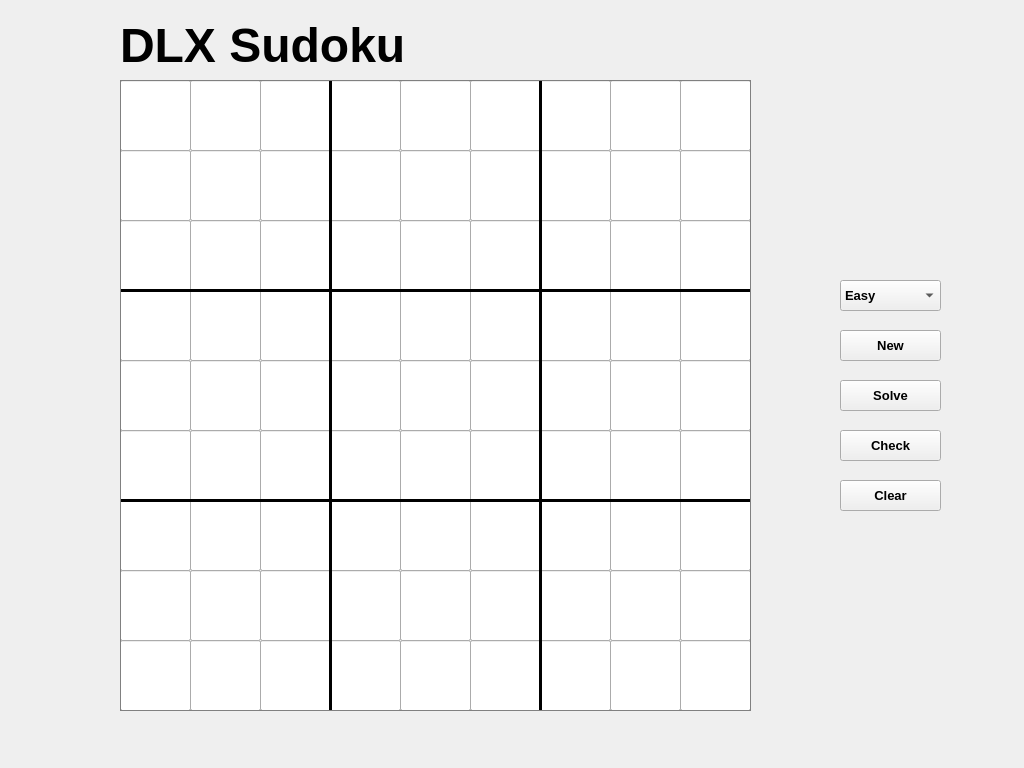
<?xml version="1.0" encoding="UTF-8"?>
<ui version="4.0">
 <class>MainWindow</class>
 <widget class="QMainWindow" name="MainWindow">
  <property name="geometry">
   <rect>
    <x>0</x>
    <y>0</y>
    <width>1024</width>
    <height>768</height>
   </rect>
  </property>
  <property name="minimumSize">
   <size>
    <width>1024</width>
    <height>768</height>
   </size>
  </property>
  <property name="maximumSize">
   <size>
    <width>1024</width>
    <height>768</height>
   </size>
  </property>
  <property name="font">
   <font>
    <family>Arial</family>
   </font>
  </property>
  <property name="windowTitle">
   <string>MainWindow</string>
  </property>
  <property name="tabShape">
   <enum>QTabWidget::Triangular</enum>
  </property>
  <widget class="QWidget" name="centralwidget">
   <widget class="QPushButton" name="newButton">
    <property name="geometry">
     <rect>
      <x>840</x>
      <y>330</y>
      <width>101</width>
      <height>31</height>
     </rect>
    </property>
    <property name="font">
     <font>
      <family>Arial</family>
      <pointsize>10</pointsize>
      <bold>true</bold>
     </font>
    </property>
    <property name="text">
     <string>New</string>
    </property>
   </widget>
   <widget class="QPushButton" name="solveButton">
    <property name="geometry">
     <rect>
      <x>840</x>
      <y>380</y>
      <width>101</width>
      <height>31</height>
     </rect>
    </property>
    <property name="font">
     <font>
      <family>Arial</family>
      <pointsize>10</pointsize>
      <bold>true</bold>
     </font>
    </property>
    <property name="text">
     <string>Solve</string>
    </property>
   </widget>
   <widget class="QPushButton" name="checkButton">
    <property name="geometry">
     <rect>
      <x>840</x>
      <y>430</y>
      <width>101</width>
      <height>31</height>
     </rect>
    </property>
    <property name="font">
     <font>
      <family>Arial</family>
      <pointsize>10</pointsize>
      <bold>true</bold>
     </font>
    </property>
    <property name="text">
     <string>Check</string>
    </property>
   </widget>
   <widget class="QComboBox" name="difficultyBox">
    <property name="geometry">
     <rect>
      <x>840</x>
      <y>280</y>
      <width>101</width>
      <height>31</height>
     </rect>
    </property>
    <property name="font">
     <font>
      <family>Arial</family>
      <pointsize>10</pointsize>
      <bold>true</bold>
     </font>
    </property>
    <item>
     <property name="text">
      <string>Easy</string>
     </property>
    </item>
    <item>
     <property name="text">
      <string>Medium</string>
     </property>
    </item>
    <item>
     <property name="text">
      <string>Hard</string>
     </property>
    </item>
    <item>
     <property name="text">
      <string>Very Hard</string>
     </property>
    </item>
   </widget>
   <widget class="QLabel" name="label">
    <property name="geometry">
     <rect>
      <x>120</x>
      <y>20</y>
      <width>291</width>
      <height>51</height>
     </rect>
    </property>
    <property name="font">
     <font>
      <family>Arial</family>
      <pointsize>36</pointsize>
      <bold>true</bold>
     </font>
    </property>
    <property name="styleSheet">
     <string notr="true"/>
    </property>
    <property name="text">
     <string>DLX Sudoku</string>
    </property>
   </widget>
   <widget class="QLineEdit" name="lineEdit_0">
    <property name="geometry">
     <rect>
      <x>120</x>
      <y>80</y>
      <width>71</width>
      <height>71</height>
     </rect>
    </property>
    <property name="text">
     <string/>
    </property>
   </widget>
   <widget class="QLineEdit" name="lineEdit_1">
    <property name="geometry">
     <rect>
      <x>190</x>
      <y>80</y>
      <width>71</width>
      <height>71</height>
     </rect>
    </property>
    <property name="text">
     <string/>
    </property>
   </widget>
   <widget class="QLineEdit" name="lineEdit_80">
    <property name="geometry">
     <rect>
      <x>680</x>
      <y>640</y>
      <width>71</width>
      <height>71</height>
     </rect>
    </property>
    <property name="text">
     <string/>
    </property>
   </widget>
   <widget class="QLineEdit" name="lineEdit_2">
    <property name="geometry">
     <rect>
      <x>260</x>
      <y>80</y>
      <width>71</width>
      <height>71</height>
     </rect>
    </property>
    <property name="text">
     <string/>
    </property>
   </widget>
   <widget class="QLineEdit" name="lineEdit_3">
    <property name="geometry">
     <rect>
      <x>330</x>
      <y>80</y>
      <width>71</width>
      <height>71</height>
     </rect>
    </property>
    <property name="text">
     <string/>
    </property>
   </widget>
   <widget class="QLineEdit" name="lineEdit_4">
    <property name="geometry">
     <rect>
      <x>400</x>
      <y>80</y>
      <width>71</width>
      <height>71</height>
     </rect>
    </property>
    <property name="text">
     <string/>
    </property>
   </widget>
   <widget class="QLineEdit" name="lineEdit_5">
    <property name="geometry">
     <rect>
      <x>470</x>
      <y>80</y>
      <width>71</width>
      <height>71</height>
     </rect>
    </property>
    <property name="text">
     <string/>
    </property>
   </widget>
   <widget class="QLineEdit" name="lineEdit_6">
    <property name="geometry">
     <rect>
      <x>540</x>
      <y>80</y>
      <width>71</width>
      <height>71</height>
     </rect>
    </property>
    <property name="text">
     <string/>
    </property>
   </widget>
   <widget class="QLineEdit" name="lineEdit_7">
    <property name="geometry">
     <rect>
      <x>610</x>
      <y>80</y>
      <width>71</width>
      <height>71</height>
     </rect>
    </property>
    <property name="text">
     <string/>
    </property>
   </widget>
   <widget class="QLineEdit" name="lineEdit_8">
    <property name="geometry">
     <rect>
      <x>680</x>
      <y>80</y>
      <width>71</width>
      <height>71</height>
     </rect>
    </property>
    <property name="text">
     <string/>
    </property>
   </widget>
   <widget class="QLineEdit" name="lineEdit_9">
    <property name="geometry">
     <rect>
      <x>120</x>
      <y>150</y>
      <width>71</width>
      <height>71</height>
     </rect>
    </property>
    <property name="text">
     <string/>
    </property>
   </widget>
   <widget class="QLineEdit" name="lineEdit_10">
    <property name="geometry">
     <rect>
      <x>190</x>
      <y>150</y>
      <width>71</width>
      <height>71</height>
     </rect>
    </property>
    <property name="text">
     <string/>
    </property>
   </widget>
   <widget class="QLineEdit" name="lineEdit_11">
    <property name="geometry">
     <rect>
      <x>260</x>
      <y>150</y>
      <width>71</width>
      <height>71</height>
     </rect>
    </property>
    <property name="text">
     <string/>
    </property>
   </widget>
   <widget class="QLineEdit" name="lineEdit_12">
    <property name="geometry">
     <rect>
      <x>330</x>
      <y>150</y>
      <width>71</width>
      <height>71</height>
     </rect>
    </property>
    <property name="text">
     <string/>
    </property>
   </widget>
   <widget class="QLineEdit" name="lineEdit_13">
    <property name="geometry">
     <rect>
      <x>400</x>
      <y>150</y>
      <width>71</width>
      <height>71</height>
     </rect>
    </property>
    <property name="text">
     <string/>
    </property>
   </widget>
   <widget class="QLineEdit" name="lineEdit_14">
    <property name="geometry">
     <rect>
      <x>470</x>
      <y>150</y>
      <width>71</width>
      <height>71</height>
     </rect>
    </property>
    <property name="text">
     <string/>
    </property>
   </widget>
   <widget class="QLineEdit" name="lineEdit_15">
    <property name="geometry">
     <rect>
      <x>540</x>
      <y>150</y>
      <width>71</width>
      <height>71</height>
     </rect>
    </property>
    <property name="text">
     <string/>
    </property>
   </widget>
   <widget class="QLineEdit" name="lineEdit_16">
    <property name="geometry">
     <rect>
      <x>610</x>
      <y>150</y>
      <width>71</width>
      <height>71</height>
     </rect>
    </property>
    <property name="text">
     <string/>
    </property>
   </widget>
   <widget class="QLineEdit" name="lineEdit_17">
    <property name="geometry">
     <rect>
      <x>680</x>
      <y>150</y>
      <width>71</width>
      <height>71</height>
     </rect>
    </property>
    <property name="text">
     <string/>
    </property>
   </widget>
   <widget class="QLineEdit" name="lineEdit_18">
    <property name="geometry">
     <rect>
      <x>120</x>
      <y>220</y>
      <width>71</width>
      <height>71</height>
     </rect>
    </property>
    <property name="text">
     <string/>
    </property>
   </widget>
   <widget class="QLineEdit" name="lineEdit_19">
    <property name="geometry">
     <rect>
      <x>190</x>
      <y>220</y>
      <width>71</width>
      <height>71</height>
     </rect>
    </property>
    <property name="text">
     <string/>
    </property>
   </widget>
   <widget class="QLineEdit" name="lineEdit_20">
    <property name="geometry">
     <rect>
      <x>260</x>
      <y>220</y>
      <width>71</width>
      <height>71</height>
     </rect>
    </property>
    <property name="text">
     <string/>
    </property>
   </widget>
   <widget class="QLineEdit" name="lineEdit_21">
    <property name="geometry">
     <rect>
      <x>330</x>
      <y>220</y>
      <width>71</width>
      <height>71</height>
     </rect>
    </property>
    <property name="text">
     <string/>
    </property>
   </widget>
   <widget class="QLineEdit" name="lineEdit_22">
    <property name="geometry">
     <rect>
      <x>400</x>
      <y>220</y>
      <width>71</width>
      <height>71</height>
     </rect>
    </property>
    <property name="text">
     <string/>
    </property>
   </widget>
   <widget class="QLineEdit" name="lineEdit_23">
    <property name="geometry">
     <rect>
      <x>470</x>
      <y>220</y>
      <width>71</width>
      <height>71</height>
     </rect>
    </property>
    <property name="text">
     <string/>
    </property>
   </widget>
   <widget class="QLineEdit" name="lineEdit_24">
    <property name="geometry">
     <rect>
      <x>540</x>
      <y>220</y>
      <width>71</width>
      <height>71</height>
     </rect>
    </property>
    <property name="text">
     <string/>
    </property>
   </widget>
   <widget class="QLineEdit" name="lineEdit_25">
    <property name="geometry">
     <rect>
      <x>610</x>
      <y>220</y>
      <width>71</width>
      <height>71</height>
     </rect>
    </property>
    <property name="text">
     <string/>
    </property>
   </widget>
   <widget class="QLineEdit" name="lineEdit_26">
    <property name="geometry">
     <rect>
      <x>680</x>
      <y>220</y>
      <width>71</width>
      <height>71</height>
     </rect>
    </property>
    <property name="text">
     <string/>
    </property>
   </widget>
   <widget class="QLineEdit" name="lineEdit_27">
    <property name="geometry">
     <rect>
      <x>120</x>
      <y>290</y>
      <width>71</width>
      <height>71</height>
     </rect>
    </property>
    <property name="text">
     <string/>
    </property>
   </widget>
   <widget class="QLineEdit" name="lineEdit_28">
    <property name="geometry">
     <rect>
      <x>190</x>
      <y>290</y>
      <width>71</width>
      <height>71</height>
     </rect>
    </property>
    <property name="text">
     <string/>
    </property>
   </widget>
   <widget class="QLineEdit" name="lineEdit_29">
    <property name="geometry">
     <rect>
      <x>260</x>
      <y>290</y>
      <width>71</width>
      <height>71</height>
     </rect>
    </property>
    <property name="text">
     <string/>
    </property>
   </widget>
   <widget class="QLineEdit" name="lineEdit_30">
    <property name="geometry">
     <rect>
      <x>330</x>
      <y>290</y>
      <width>71</width>
      <height>71</height>
     </rect>
    </property>
    <property name="text">
     <string/>
    </property>
   </widget>
   <widget class="QLineEdit" name="lineEdit_31">
    <property name="geometry">
     <rect>
      <x>400</x>
      <y>290</y>
      <width>71</width>
      <height>71</height>
     </rect>
    </property>
    <property name="text">
     <string/>
    </property>
   </widget>
   <widget class="QLineEdit" name="lineEdit_32">
    <property name="geometry">
     <rect>
      <x>470</x>
      <y>290</y>
      <width>71</width>
      <height>71</height>
     </rect>
    </property>
    <property name="text">
     <string/>
    </property>
   </widget>
   <widget class="QLineEdit" name="lineEdit_33">
    <property name="geometry">
     <rect>
      <x>540</x>
      <y>290</y>
      <width>71</width>
      <height>71</height>
     </rect>
    </property>
    <property name="text">
     <string/>
    </property>
   </widget>
   <widget class="QLineEdit" name="lineEdit_34">
    <property name="geometry">
     <rect>
      <x>610</x>
      <y>290</y>
      <width>71</width>
      <height>71</height>
     </rect>
    </property>
    <property name="text">
     <string/>
    </property>
   </widget>
   <widget class="QLineEdit" name="lineEdit_35">
    <property name="geometry">
     <rect>
      <x>680</x>
      <y>290</y>
      <width>71</width>
      <height>71</height>
     </rect>
    </property>
    <property name="text">
     <string/>
    </property>
   </widget>
   <widget class="QLineEdit" name="lineEdit_36">
    <property name="geometry">
     <rect>
      <x>120</x>
      <y>360</y>
      <width>71</width>
      <height>71</height>
     </rect>
    </property>
    <property name="text">
     <string/>
    </property>
   </widget>
   <widget class="QLineEdit" name="lineEdit_37">
    <property name="geometry">
     <rect>
      <x>190</x>
      <y>360</y>
      <width>71</width>
      <height>71</height>
     </rect>
    </property>
    <property name="text">
     <string/>
    </property>
   </widget>
   <widget class="QLineEdit" name="lineEdit_38">
    <property name="geometry">
     <rect>
      <x>260</x>
      <y>360</y>
      <width>71</width>
      <height>71</height>
     </rect>
    </property>
    <property name="text">
     <string/>
    </property>
   </widget>
   <widget class="QLineEdit" name="lineEdit_39">
    <property name="geometry">
     <rect>
      <x>330</x>
      <y>360</y>
      <width>71</width>
      <height>71</height>
     </rect>
    </property>
    <property name="text">
     <string/>
    </property>
   </widget>
   <widget class="QLineEdit" name="lineEdit_40">
    <property name="geometry">
     <rect>
      <x>400</x>
      <y>360</y>
      <width>71</width>
      <height>71</height>
     </rect>
    </property>
    <property name="text">
     <string/>
    </property>
   </widget>
   <widget class="QLineEdit" name="lineEdit_41">
    <property name="geometry">
     <rect>
      <x>470</x>
      <y>360</y>
      <width>71</width>
      <height>71</height>
     </rect>
    </property>
    <property name="text">
     <string/>
    </property>
   </widget>
   <widget class="QLineEdit" name="lineEdit_42">
    <property name="geometry">
     <rect>
      <x>540</x>
      <y>360</y>
      <width>71</width>
      <height>71</height>
     </rect>
    </property>
    <property name="text">
     <string/>
    </property>
   </widget>
   <widget class="QLineEdit" name="lineEdit_43">
    <property name="geometry">
     <rect>
      <x>610</x>
      <y>360</y>
      <width>71</width>
      <height>71</height>
     </rect>
    </property>
    <property name="text">
     <string/>
    </property>
   </widget>
   <widget class="QLineEdit" name="lineEdit_44">
    <property name="geometry">
     <rect>
      <x>680</x>
      <y>360</y>
      <width>71</width>
      <height>71</height>
     </rect>
    </property>
    <property name="text">
     <string/>
    </property>
   </widget>
   <widget class="QLineEdit" name="lineEdit_45">
    <property name="geometry">
     <rect>
      <x>120</x>
      <y>430</y>
      <width>71</width>
      <height>71</height>
     </rect>
    </property>
    <property name="text">
     <string/>
    </property>
   </widget>
   <widget class="QLineEdit" name="lineEdit_46">
    <property name="geometry">
     <rect>
      <x>190</x>
      <y>430</y>
      <width>71</width>
      <height>71</height>
     </rect>
    </property>
    <property name="text">
     <string/>
    </property>
   </widget>
   <widget class="QLineEdit" name="lineEdit_47">
    <property name="geometry">
     <rect>
      <x>260</x>
      <y>430</y>
      <width>71</width>
      <height>71</height>
     </rect>
    </property>
    <property name="text">
     <string/>
    </property>
   </widget>
   <widget class="QLineEdit" name="lineEdit_48">
    <property name="geometry">
     <rect>
      <x>330</x>
      <y>430</y>
      <width>71</width>
      <height>71</height>
     </rect>
    </property>
    <property name="text">
     <string/>
    </property>
   </widget>
   <widget class="QLineEdit" name="lineEdit_49">
    <property name="geometry">
     <rect>
      <x>400</x>
      <y>430</y>
      <width>71</width>
      <height>71</height>
     </rect>
    </property>
    <property name="text">
     <string/>
    </property>
   </widget>
   <widget class="QLineEdit" name="lineEdit_50">
    <property name="geometry">
     <rect>
      <x>470</x>
      <y>430</y>
      <width>71</width>
      <height>71</height>
     </rect>
    </property>
    <property name="text">
     <string/>
    </property>
   </widget>
   <widget class="QLineEdit" name="lineEdit_51">
    <property name="geometry">
     <rect>
      <x>540</x>
      <y>430</y>
      <width>71</width>
      <height>71</height>
     </rect>
    </property>
    <property name="text">
     <string/>
    </property>
   </widget>
   <widget class="QLineEdit" name="lineEdit_52">
    <property name="geometry">
     <rect>
      <x>610</x>
      <y>430</y>
      <width>71</width>
      <height>71</height>
     </rect>
    </property>
    <property name="text">
     <string/>
    </property>
   </widget>
   <widget class="QLineEdit" name="lineEdit_53">
    <property name="geometry">
     <rect>
      <x>680</x>
      <y>430</y>
      <width>71</width>
      <height>71</height>
     </rect>
    </property>
    <property name="text">
     <string/>
    </property>
   </widget>
   <widget class="QLineEdit" name="lineEdit_54">
    <property name="geometry">
     <rect>
      <x>120</x>
      <y>500</y>
      <width>71</width>
      <height>71</height>
     </rect>
    </property>
    <property name="text">
     <string/>
    </property>
   </widget>
   <widget class="QLineEdit" name="lineEdit_55">
    <property name="geometry">
     <rect>
      <x>190</x>
      <y>500</y>
      <width>71</width>
      <height>71</height>
     </rect>
    </property>
    <property name="text">
     <string/>
    </property>
   </widget>
   <widget class="QLineEdit" name="lineEdit_56">
    <property name="geometry">
     <rect>
      <x>260</x>
      <y>500</y>
      <width>71</width>
      <height>71</height>
     </rect>
    </property>
    <property name="text">
     <string/>
    </property>
   </widget>
   <widget class="QLineEdit" name="lineEdit_57">
    <property name="geometry">
     <rect>
      <x>330</x>
      <y>500</y>
      <width>71</width>
      <height>71</height>
     </rect>
    </property>
    <property name="text">
     <string/>
    </property>
   </widget>
   <widget class="QLineEdit" name="lineEdit_58">
    <property name="geometry">
     <rect>
      <x>400</x>
      <y>500</y>
      <width>71</width>
      <height>71</height>
     </rect>
    </property>
    <property name="text">
     <string/>
    </property>
   </widget>
   <widget class="QLineEdit" name="lineEdit_59">
    <property name="geometry">
     <rect>
      <x>470</x>
      <y>500</y>
      <width>71</width>
      <height>71</height>
     </rect>
    </property>
    <property name="text">
     <string/>
    </property>
   </widget>
   <widget class="QLineEdit" name="lineEdit_60">
    <property name="geometry">
     <rect>
      <x>540</x>
      <y>500</y>
      <width>71</width>
      <height>71</height>
     </rect>
    </property>
    <property name="text">
     <string/>
    </property>
   </widget>
   <widget class="QLineEdit" name="lineEdit_61">
    <property name="geometry">
     <rect>
      <x>610</x>
      <y>500</y>
      <width>71</width>
      <height>71</height>
     </rect>
    </property>
    <property name="text">
     <string/>
    </property>
   </widget>
   <widget class="QLineEdit" name="lineEdit_62">
    <property name="geometry">
     <rect>
      <x>680</x>
      <y>500</y>
      <width>71</width>
      <height>71</height>
     </rect>
    </property>
    <property name="text">
     <string/>
    </property>
   </widget>
   <widget class="QLineEdit" name="lineEdit_63">
    <property name="geometry">
     <rect>
      <x>120</x>
      <y>570</y>
      <width>71</width>
      <height>71</height>
     </rect>
    </property>
    <property name="text">
     <string/>
    </property>
   </widget>
   <widget class="QLineEdit" name="lineEdit_64">
    <property name="geometry">
     <rect>
      <x>190</x>
      <y>570</y>
      <width>71</width>
      <height>71</height>
     </rect>
    </property>
    <property name="text">
     <string/>
    </property>
   </widget>
   <widget class="QLineEdit" name="lineEdit_65">
    <property name="geometry">
     <rect>
      <x>260</x>
      <y>570</y>
      <width>71</width>
      <height>71</height>
     </rect>
    </property>
    <property name="text">
     <string/>
    </property>
   </widget>
   <widget class="QLineEdit" name="lineEdit_66">
    <property name="geometry">
     <rect>
      <x>330</x>
      <y>570</y>
      <width>71</width>
      <height>71</height>
     </rect>
    </property>
    <property name="text">
     <string/>
    </property>
   </widget>
   <widget class="QLineEdit" name="lineEdit_67">
    <property name="geometry">
     <rect>
      <x>400</x>
      <y>570</y>
      <width>71</width>
      <height>71</height>
     </rect>
    </property>
    <property name="text">
     <string/>
    </property>
   </widget>
   <widget class="QLineEdit" name="lineEdit_68">
    <property name="geometry">
     <rect>
      <x>470</x>
      <y>570</y>
      <width>71</width>
      <height>71</height>
     </rect>
    </property>
    <property name="text">
     <string/>
    </property>
   </widget>
   <widget class="QLineEdit" name="lineEdit_69">
    <property name="geometry">
     <rect>
      <x>540</x>
      <y>570</y>
      <width>71</width>
      <height>71</height>
     </rect>
    </property>
    <property name="text">
     <string/>
    </property>
   </widget>
   <widget class="QLineEdit" name="lineEdit_70">
    <property name="geometry">
     <rect>
      <x>610</x>
      <y>570</y>
      <width>71</width>
      <height>71</height>
     </rect>
    </property>
    <property name="text">
     <string/>
    </property>
   </widget>
   <widget class="QLineEdit" name="lineEdit_71">
    <property name="geometry">
     <rect>
      <x>680</x>
      <y>570</y>
      <width>71</width>
      <height>71</height>
     </rect>
    </property>
    <property name="text">
     <string/>
    </property>
   </widget>
   <widget class="QLineEdit" name="lineEdit_72">
    <property name="geometry">
     <rect>
      <x>120</x>
      <y>640</y>
      <width>71</width>
      <height>71</height>
     </rect>
    </property>
    <property name="text">
     <string/>
    </property>
   </widget>
   <widget class="QLineEdit" name="lineEdit_73">
    <property name="geometry">
     <rect>
      <x>190</x>
      <y>640</y>
      <width>71</width>
      <height>71</height>
     </rect>
    </property>
    <property name="text">
     <string/>
    </property>
   </widget>
   <widget class="QLineEdit" name="lineEdit_74">
    <property name="geometry">
     <rect>
      <x>260</x>
      <y>640</y>
      <width>71</width>
      <height>71</height>
     </rect>
    </property>
    <property name="text">
     <string/>
    </property>
   </widget>
   <widget class="QLineEdit" name="lineEdit_75">
    <property name="geometry">
     <rect>
      <x>330</x>
      <y>640</y>
      <width>71</width>
      <height>71</height>
     </rect>
    </property>
    <property name="text">
     <string/>
    </property>
   </widget>
   <widget class="QLineEdit" name="lineEdit_76">
    <property name="geometry">
     <rect>
      <x>400</x>
      <y>640</y>
      <width>71</width>
      <height>71</height>
     </rect>
    </property>
    <property name="text">
     <string/>
    </property>
   </widget>
   <widget class="QLineEdit" name="lineEdit_77">
    <property name="geometry">
     <rect>
      <x>470</x>
      <y>640</y>
      <width>71</width>
      <height>71</height>
     </rect>
    </property>
    <property name="text">
     <string/>
    </property>
   </widget>
   <widget class="QLineEdit" name="lineEdit_78">
    <property name="geometry">
     <rect>
      <x>540</x>
      <y>640</y>
      <width>71</width>
      <height>71</height>
     </rect>
    </property>
    <property name="text">
     <string/>
    </property>
   </widget>
   <widget class="QLineEdit" name="lineEdit_79">
    <property name="geometry">
     <rect>
      <x>610</x>
      <y>640</y>
      <width>71</width>
      <height>71</height>
     </rect>
    </property>
    <property name="text">
     <string/>
    </property>
   </widget>
   <widget class="QPushButton" name="clearButton">
    <property name="geometry">
     <rect>
      <x>840</x>
      <y>480</y>
      <width>101</width>
      <height>31</height>
     </rect>
    </property>
    <property name="font">
     <font>
      <family>Arial</family>
      <pointsize>10</pointsize>
      <bold>true</bold>
     </font>
    </property>
    <property name="text">
     <string>Clear</string>
    </property>
   </widget>
   <widget class="Line" name="line">
    <property name="geometry">
     <rect>
      <x>320</x>
      <y>80</y>
      <width>21</width>
      <height>631</height>
     </rect>
    </property>
    <property name="frameShadow">
     <enum>QFrame::Plain</enum>
    </property>
    <property name="lineWidth">
     <number>3</number>
    </property>
    <property name="orientation">
     <enum>Qt::Vertical</enum>
    </property>
   </widget>
   <widget class="Line" name="line_2">
    <property name="geometry">
     <rect>
      <x>530</x>
      <y>80</y>
      <width>21</width>
      <height>631</height>
     </rect>
    </property>
    <property name="frameShadow">
     <enum>QFrame::Plain</enum>
    </property>
    <property name="lineWidth">
     <number>3</number>
    </property>
    <property name="orientation">
     <enum>Qt::Vertical</enum>
    </property>
   </widget>
   <widget class="Line" name="line_3">
    <property name="geometry">
     <rect>
      <x>120</x>
      <y>280</y>
      <width>631</width>
      <height>21</height>
     </rect>
    </property>
    <property name="frameShadow">
     <enum>QFrame::Plain</enum>
    </property>
    <property name="lineWidth">
     <number>3</number>
    </property>
    <property name="orientation">
     <enum>Qt::Horizontal</enum>
    </property>
   </widget>
   <widget class="Line" name="line_4">
    <property name="geometry">
     <rect>
      <x>120</x>
      <y>490</y>
      <width>631</width>
      <height>21</height>
     </rect>
    </property>
    <property name="frameShadow">
     <enum>QFrame::Plain</enum>
    </property>
    <property name="lineWidth">
     <number>3</number>
    </property>
    <property name="orientation">
     <enum>Qt::Horizontal</enum>
    </property>
   </widget>
   <widget class="QFrame" name="frame">
    <property name="geometry">
     <rect>
      <x>120</x>
      <y>80</y>
      <width>631</width>
      <height>631</height>
     </rect>
    </property>
    <property name="styleSheet">
     <string notr="true">border: 1px solid grey;
border-radius: 0;</string>
    </property>
   </widget>
  </widget>
 </widget>
 <resources/>
 <connections/>
</ui>
